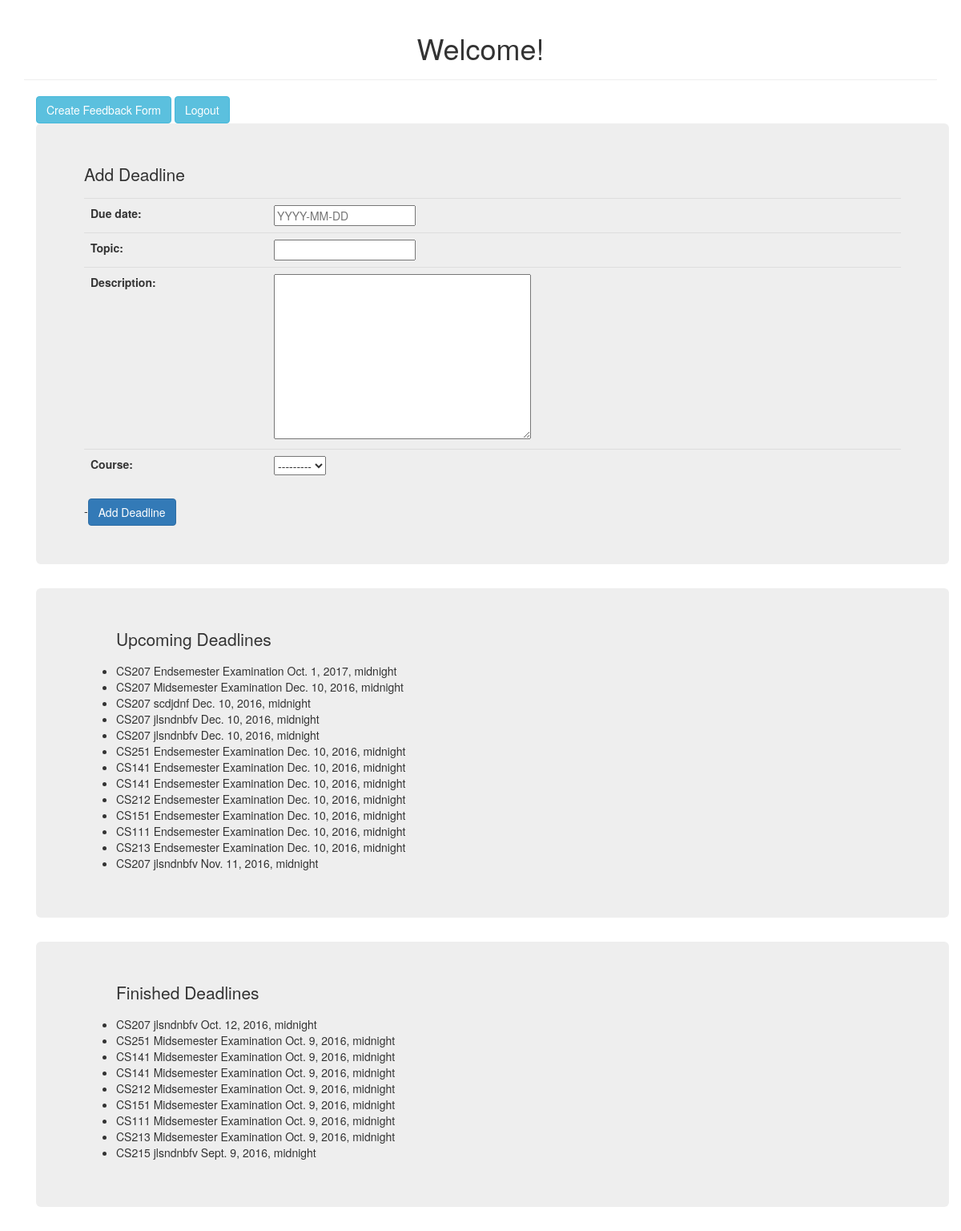
/ (signed in), run on an earlier commit of the app's database.
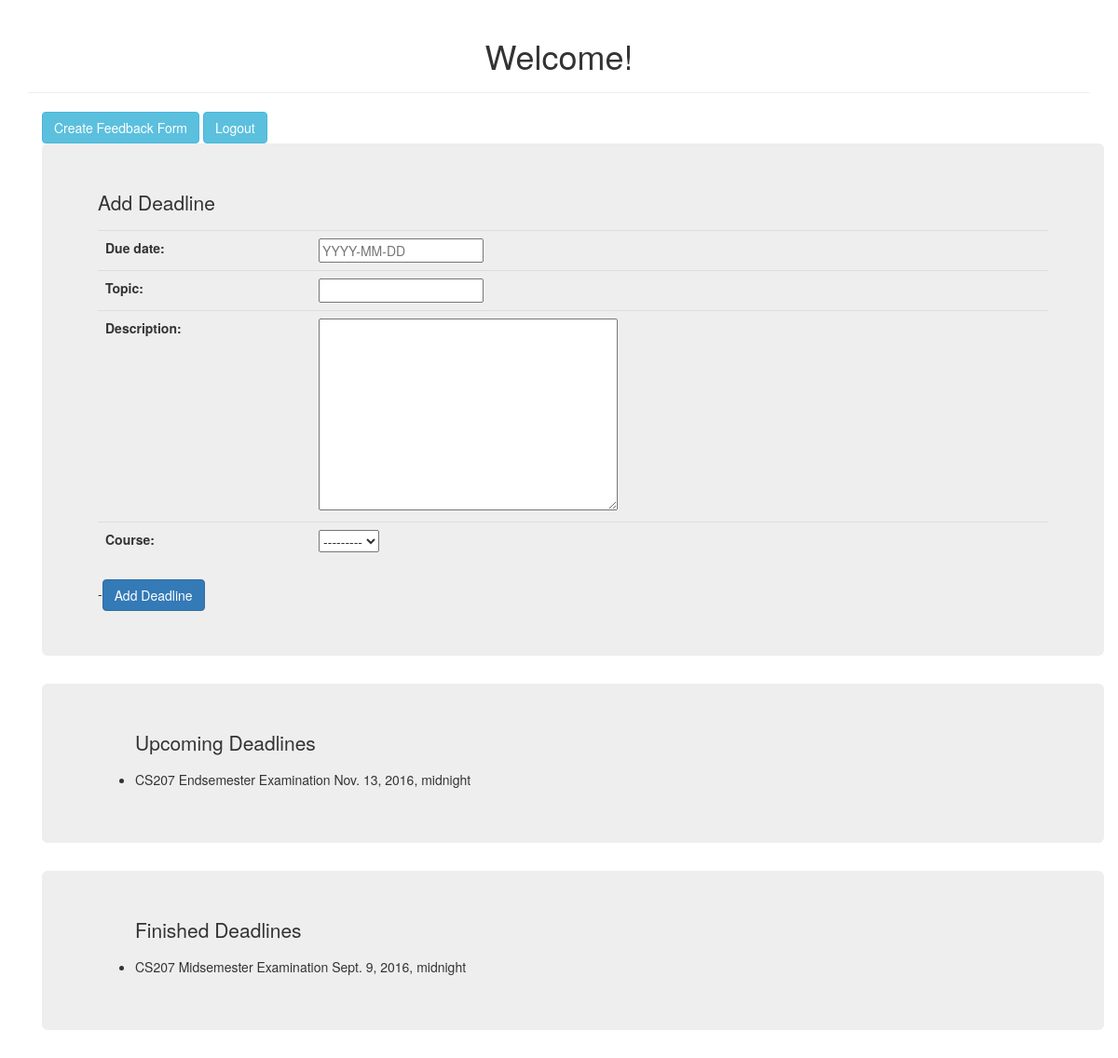
And on a later commit of the database.
### backend/models.py (models this page shows)
class Course(models.Model):
	code = models.CharField(max_length=5)
	name = models.CharField(max_length=30)
	semester = models.CharField(max_length=30)
	instructor = models.ForeignKey(User, on_delete=models.CASCADE)
	midsem_date = models.DateTimeField()
	endsem_date = models.DateTimeField()
	def __str__(self):
		return self.code

class Deadline(models.Model):
	due_date = models.DateTimeField()
	topic = models.CharField(max_length=30)
	description = models.TextField(default="")
	course = models.ForeignKey(Course)
	class Meta:
		ordering = ['-due_date',]

### backend/views.py (the view)
# urls.py: 2. Add a URL to urlpatterns:  url(r'^$', views.home, name='home')
@login_required(login_url="login/")
def home(request):
	if request.method == 'POST':
		form = DeadlineForm(request.POST, request.FILES)
		if form.is_valid():
			deadline = form.save(commit=True)
			deadline.save()
			return HttpResponseRedirect('/')
	else:
		form = DeadlineForm()
	deadlines = Deadline.objects.all()
	upcoming = []
	finished = []
	for deadline in deadlines:
		if deadline.due_date > datetime.now():
			upcoming.append(deadline.pk)
		else:
			finished.append(deadline.pk)
	upcomingdeadlines = Deadline.objects.filter(pk__in=upcoming)
	finisheddeadlines = Deadline.objects.filter(pk__in=finished)
	courses = Course.objects.all()
	c = {'form':form, 'upcomingdeadlines':upcomingdeadlines, 'finisheddeadlines':finisheddeadlines,'courses':courses}
	return render(request, 'home.html', c)

### backend/forms.py
class DeadlineForm(forms.ModelForm):
	class Meta:
		model = Deadline
		fields = ['due_date', 'topic', 'description', 'course']
	def __init__(self, *args, **kwargs):
		super(DeadlineForm, self).__init__(*args, **kwargs)
		self.fields['due_date'].widget.attrs={'placeholder': 'YYYY-MM-DD'}

### templates/home.html (shortened to what this page needs)
{% load static %}
<!DOCTYPE html>
<html>
<head>
	<link rel="stylesheet" href="{% static 'bootstrap/css/bootstrap.min.css' %}">
</head>
<body>
	<div class="container">
			<div class='page-header'>
				<h1 align="center">Welcome!</h1>
			</div>
			<div class="container" >
				<a href="/createfeedbackform" class="btn btn-info" role="button" align="left">Create Feedback Form</a>
				<a href="/logout" class="btn btn-info" role="button" align="right">Logout</a>
			</div>
			<div class="container">
				<div class="jumbotron">
					<p>Add Deadline</p>
					<form method="POST" action=".">{% csrf_token %}
						<table class="table table-hover">
							{{ form.as_table }}
						</table>
						-<button class="btn btn-primary" type="submit" value="Add Deadline">Add Deadline</button>
					</form>
				</div>
			</div>
			<div class="col-sm4">
			<div class="container">
				<div class="jumbotron">
					{% if upcomingdeadlines %}
						<ul>
						<p>Upcoming Deadlines</p>
						{% for deadline in upcomingdeadlines %}
							<li> {{deadline.course.code}} {{deadline.topic}} {{deadline.due_date}} </li>
						{% endfor %}
						</ul>
					{% endif %}
				</div>
				<div class="jumbotron">
					{% if finisheddeadlines %}
						<ul>
						<p>Finished Deadlines</p>
						{% for deadline in finisheddeadlines %}
							<li> {{deadline.course.code}} {{deadline.topic}} {{deadline.due_date}} </li>
						{% endfor %}
						</ul>
					{% endif %}
				</div>
			</div>
			</div>
	</div>
</body>
</html>

What changed in the data, as far as the page shows it:
removed Deadline: course.code "CS207", topic "Endsemester Examination", due_date "Oct. 1, 2017, midnight", shown under "Welcome!"
removed Deadline: course.code "CS207", topic "Midsemester Examination", due_date "Dec. 10, 2016, midnight", shown under "Welcome!"
removed Deadline: course.code "CS207", topic "scdjdnf", due_date "Dec. 10, 2016, midnight", shown under "Welcome!"
removed Deadline: course.code "CS207", topic "jlsndnbfv", due_date "Dec. 10, 2016, midnight", shown under "Welcome!"
removed Deadline: course.code "CS207", topic "jlsndnbfv", due_date "Dec. 10, 2016, midnight", shown under "Welcome!"
removed Deadline: course.code "CS251", topic "Endsemester Examination", due_date "Dec. 10, 2016, midnight", shown under "Welcome!"
removed Deadline: course.code "CS141", topic "Endsemester Examination", due_date "Dec. 10, 2016, midnight", shown under "Welcome!"
removed Deadline: course.code "CS141", topic "Endsemester Examination", due_date "Dec. 10, 2016, midnight", shown under "Welcome!"
removed Deadline: course.code "CS212", topic "Endsemester Examination", due_date "Dec. 10, 2016, midnight", shown under "Welcome!"
removed Deadline: course.code "CS151", topic "Endsemester Examination", due_date "Dec. 10, 2016, midnight", shown under "Welcome!"
removed Deadline: course.code "CS111", topic "Endsemester Examination", due_date "Dec. 10, 2016, midnight", shown under "Welcome!"
removed Deadline: course.code "CS213", topic "Endsemester Examination", due_date "Dec. 10, 2016, midnight", shown under "Welcome!"
removed Deadline: course.code "CS207", topic "jlsndnbfv", due_date "Nov. 11, 2016, midnight", shown under "Welcome!"
removed Deadline: course.code "CS207", topic "jlsndnbfv", due_date "Oct. 12, 2016, midnight"
removed Deadline: course.code "CS251", topic "Midsemester Examination", due_date "Oct. 9, 2016, midnight"
removed Deadline: course.code "CS141", topic "Midsemester Examination", due_date "Oct. 9, 2016, midnight"
removed Deadline: course.code "CS141", topic "Midsemester Examination", due_date "Oct. 9, 2016, midnight"
removed Deadline: course.code "CS212", topic "Midsemester Examination", due_date "Oct. 9, 2016, midnight"
removed Deadline: course.code "CS151", topic "Midsemester Examination", due_date "Oct. 9, 2016, midnight"
removed Deadline: course.code "CS111", topic "Midsemester Examination", due_date "Oct. 9, 2016, midnight"
removed Deadline: course.code "CS213", topic "Midsemester Examination", due_date "Oct. 9, 2016, midnight"
removed Deadline: course.code "CS215", topic "jlsndnbfv", due_date "Sept. 9, 2016, midnight"
added Deadline: course.code "CS207", topic "Endsemester Examination", due_date "Nov. 13, 2016, midnight", shown under "Welcome!"
added Deadline: course.code "CS207", topic "Midsemester Examination", due_date "Sept. 9, 2016, midnight"
